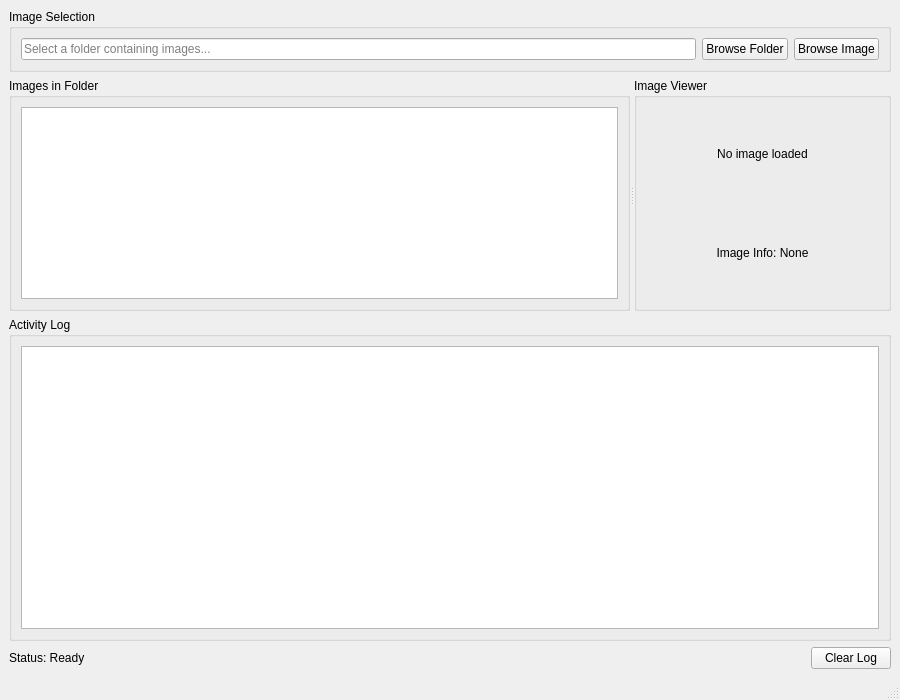
<?xml version="1.0" encoding="UTF-8"?>
<ui version="4.0">
 <class>MainWindow</class>
 <widget class="QMainWindow" name="MainWindow">
  <property name="geometry">
   <rect>
    <x>0</x>
    <y>0</y>
    <width>900</width>
    <height>700</height>
   </rect>
  </property>
  <property name="windowTitle">
   <string>Fake Tool - Image Viewer</string>
  </property>
  <widget class="QWidget" name="centralwidget">
   <layout class="QVBoxLayout" name="verticalLayout">
    <item>
     <widget class="QGroupBox" name="groupBox_controls">
      <property name="title">
       <string>Image Selection</string>
      </property>
      <layout class="QHBoxLayout" name="horizontalLayout">
       <item>
        <widget class="QLineEdit" name="txt_folder_path">
         <property name="placeholderText">
          <string>Select a folder containing images...</string>
         </property>
         <property name="readOnly">
          <bool>true</bool>
         </property>
        </widget>
       </item>
       <item>
        <widget class="QPushButton" name="btn_browse_folder">
         <property name="text">
          <string>Browse Folder</string>
         </property>
         <property name="minimumWidth">
          <number>120</number>
         </property>
        </widget>
       </item>
       <item>
        <widget class="QPushButton" name="btn_browse_image">
         <property name="text">
          <string>Browse Image</string>
         </property>
         <property name="minimumWidth">
          <number>120</number>
         </property>
        </widget>
       </item>
      </layout>
     </widget>
    </item>
    <item>
     <widget class="QSplitter" name="splitter">
      <property name="orientation">
       <enum>Qt::Horizontal</enum>
      </property>
      <widget class="QGroupBox" name="groupBox_file_list">
       <property name="title">
        <string>Images in Folder</string>
       </property>
       <property name="minimumWidth">
        <number>250</number>
       </property>
       <layout class="QVBoxLayout" name="verticalLayout_2">
        <item>
         <widget class="QListWidget" name="list_images"/>
        </item>
       </layout>
      </widget>
      <widget class="QGroupBox" name="groupBox_image_display">
       <property name="title">
        <string>Image Viewer</string>
       </property>
       <layout class="QVBoxLayout" name="verticalLayout_3">
        <item>
         <widget class="QLabel" name="lbl_image_display">
          <property name="text">
           <string>No image loaded</string>
          </property>
          <property name="alignment">
           <set>Qt::AlignCenter</set>
          </property>
          <property name="scaledContents">
           <bool>false</bool>
          </property>
         </widget>
        </item>
        <item>
         <widget class="QLabel" name="lbl_image_info">
          <property name="text">
           <string>Image Info: None</string>
          </property>
          <property name="alignment">
           <set>Qt::AlignCenter</set>
          </property>
         </widget>
        </item>
       </layout>
      </widget>
     </widget>
    </item>
    <item>
     <widget class="QGroupBox" name="groupBox_logs">
      <property name="title">
       <string>Activity Log</string>
      </property>
      <property name="maximumHeight">
       <number>150</number>
      </property>
      <layout class="QVBoxLayout" name="verticalLayout_4">
       <item>
        <widget class="QPlainTextEdit" name="txt_log_display">
         <property name="readOnly">
          <bool>true</bool>
         </property>
        </widget>
       </item>
      </layout>
     </widget>
    </item>
    <item>
     <layout class="QHBoxLayout" name="horizontalLayout_2">
      <item>
       <widget class="QLabel" name="lbl_status">
        <property name="text">
         <string>Status: Ready</string>
        </property>
       </widget>
      </item>
      <item>
       <spacer name="horizontalSpacer">
        <property name="orientation">
         <enum>Qt::Horizontal</enum>
        </property>
        <property name="sizeHint" stdset="0">
         <size>
          <width>40</width>
          <height>20</height>
         </size>
        </property>
       </spacer>
      </item>
      <item>
       <widget class="QPushButton" name="btn_clear_log">
        <property name="text">
         <string>Clear Log</string>
        </property>
       </widget>
      </item>
     </layout>
    </item>
   </layout>
  </widget>
  <widget class="QMenuBar" name="menubar">
   <property name="geometry">
    <rect>
     <x>0</x>
     <y>0</y>
     <width>900</width>
     <height>22</height>
    </rect>
   </property>
  </widget>
  <widget class="QStatusBar" name="statusbar"/>
 </widget>
 <resources/>
 <connections/>
</ui>
